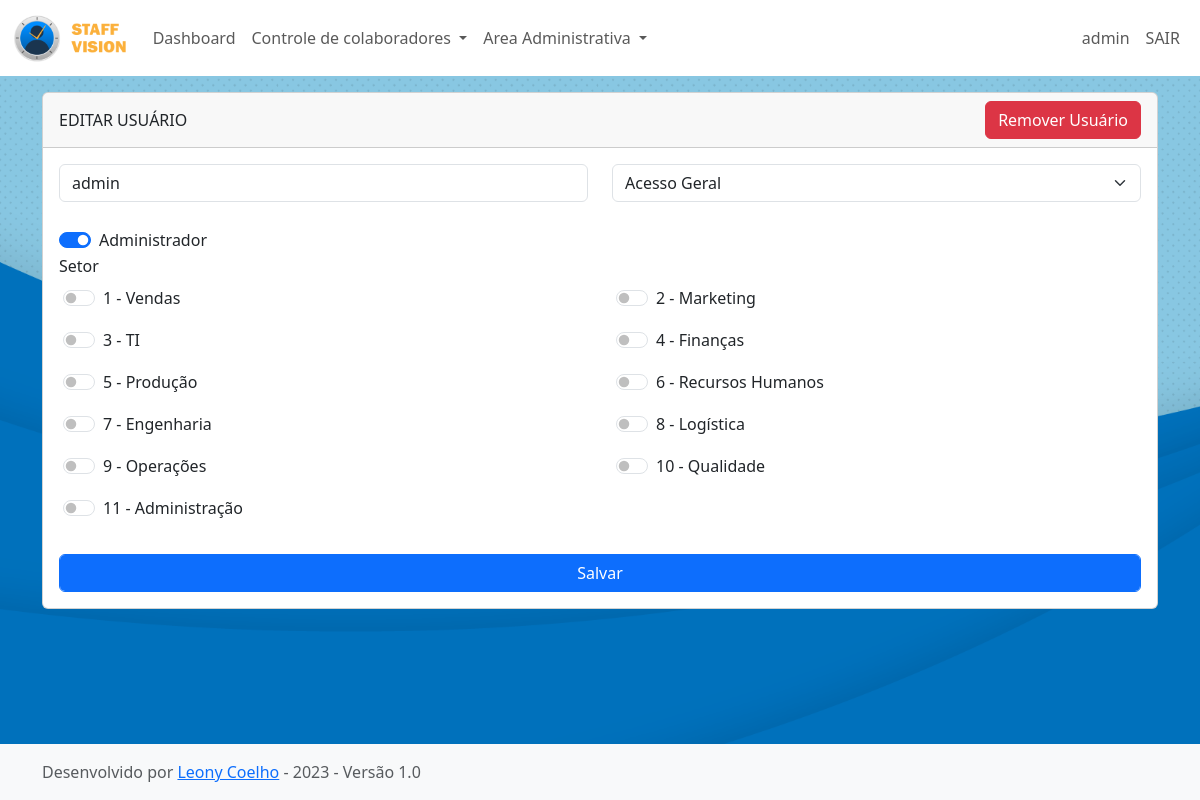
The app's page /users/edit_user/1/ (signed in) with its own data.
### app_staff_vision/models.py (models this page shows, shortened)
class CustomUser(models.Model):
    user = models.OneToOneField(User, null=True, on_delete=models.CASCADE)
    name = models.CharField(max_length=100, null=True)
    sector = models.ManyToManyField(Sector)
    preset = models.ManyToManyField(Dashboard_Presets)

class Dashboard_Presets(models.Model):
    preset_name = models.CharField(max_length=50)
    preset_sectors = models.ManyToManyField(Sector)

class Global_Settings(models.Model):
    establishment_title = models.CharField(max_length=50, default='Estabelecimento')
    sector_title = models.CharField(max_length=50, default='Setor')
    subSector_title = models.CharField(max_length=50, default='Subsetor')
    shift_title = models.CharField(max_length=50, default='Turno')
    position_title = models.CharField(max_length=50, default='Cargo')
    status_title = models.CharField(max_length=50, default='Status')
    theme = models.ManyToManyField(Theme)
    logo_image =  models.ImageField(upload_to='logos/uploaded_logo', null=True)
    bg_image =  models.ImageField(upload_to='bgs/uploaded_bgs', null=True)
    institution_name = models.CharField(max_length=60, default='Sua Empresa')

class Sector(models.Model):
    sector_name = models.CharField(max_length=50)

### app_staff_vision/views.py (the view, shortened to what this page needs)
# urls.py: path('users/edit_user/<int:id>/',views.edit_user, name='edit_user'),
@staff_member_required(login_url='/login/')
def edit_user(request, id):
    globalsettings = Global_Settings.objects.all().latest('id')
    sectors_list = Sector.objects.all()
    preset_list = Dashboard_Presets.objects.all()
    custom_user = get_object_or_404(CustomUser, id=id)
    context = {
        'globalsettings': globalsettings,
        'sectors_list': sectors_list,
        'custom_user': custom_user,
        'preset_list':preset_list,
    }
    return render(request, 'edit_user.html', context)

### app_staff_vision/templates/edit_user.html (shortened to what this page needs)
{% extends 'base.html' %}
{% block conteudo %}
{% load static %}
<div class="container">
    <div class="card custom-card mb-3">
        <div class="card-header d-flex justify-content-between align-items-center">
            Editar Usuário
            <button type="button" class="btn btn-danger" data-bs-toggle="modal" data-bs-target="#deleteUserModal">
                Remover Usuário
            </button>
        </div>
        <div class="card-body">
            <form class="from-group" action="{% url 'edit_user' custom_user.id %}" method="POST">
                <div class="customForm">
                    <div class="row">
                        <div class="col-6">
                            <input class="form-control " type="text" placeholder="Nome" name="name"
                                value="{{ custom_user.user.username }}">
                        </div>
                        <div class="col-6">
                            <select class="form-select" name="preset" id="preset" required>
                                {% for dashboard_preset in preset_list %}
                                <option value="{{ dashboard_preset.id }}" {% if custom_user.preset.all.0.id == dashboard_preset.id %}selected{% endif %}>
                                    {{ dashboard_preset.preset_name }}
                                </option>
                                {% endfor %}
                            </select>
                        </div>
                        <div class="form-check form-switch d-flex justify-content-between align-items-center">
                        </div>
                    </div>
                    <div class="row">
                        <div class="col-6">
                            <div class="row">
                                <div class="col-12">
                                    <div class="form-check form-switch">
                                        <input class="form-check-input" type="checkbox" name="is_staff"
                                        {% if custom_user.user.is_staff %}checked{% endif %} value="1">
                                        <label class="form-check-label">Administrador</label>
                                    </div>
                                </div>
                            </div>
                        </div>
                    </div>
                    <div class="row">
                        <div class="col-12">
                            <label>{{ globalsettings.sector_title }}</label>
                            <ul class="list-group" id="preset-list">
                                <div class="row">
                                    {% for sector in sectors_list %}
                                    <li class="list-group-item col-6"
                                        style="border: 0px; background-color: transparent;">
                                        <div
                                            class="form-check form-switch d-flex justify-content-between align-items-center">
                                            <div>
                                                <input class="form-check-input" type="checkbox"
                                                    name="selected_items_sector" value="{{ sector.id }}" {% if sector in custom_user.sector.all %} checked {% endif %}>
                                                <label class="form-check-label">
                                                    {{ sector.id }} - {{ sector.sector_name }}
                                                </label>
                                            </div>
                                        </div>
                                    </li>
                                    {% endfor %}
                                </div>
                            </ul>
                        </div>
                    </div>
                </div>
                <br>
                <input class="form-control btn btn-primary" type="submit" value="Salvar">
        </div>
    </div>
</div>
{% endblock %}

### app_staff_vision/templates/base.html (shortened to what this page needs)
{% load static %}
<!doctype html>
<html lang="en" class="h-100">
  <head>
    <link rel="stylesheet" type="text/css" href="{% static  globalsettings.theme.first.theme_url  %}"  />
    <link rel="stylesheet" type="text/css" href="{% static  'css/bootstrap.min.css'  %}"/>
    <link rel="stylesheet" type="text/css" href="{% static  'css/webfont.css'  %}"/>
    </head>
    {% if globalsettings.bg_image %}
    <body style="background-image: url('{{ globalsettings.bg_image.url }}'); background-size: cover; background-repeat: no-repeat;background-attachment: fixed;" class="d-flex flex-column h-100">
    {% else %}
    <body style="background-image: url('{% static 'img/bg.png' %}'); background-size: cover; background-repeat: no-repeat;background-attachment: fixed;" class="d-flex flex-column h-100">
    {% endif %}
        <nav class="navbar navbar-expand-lg customNavbar mb-3">
            <div class="container-fluid">
              <a class="navbar-brand" href="{% url 'dashboard' %}">
                {% if globalsettings.logo_image %}
                  <img src="{{ globalsettings.logo_image.url }}" alt="Logo" height="50px">
                  {% else %}
                  <img src="{% static 'img/logo.png' %}" alt="Logo" height="50px">
                {% endif %}
              </a>
              <div class="collapse navbar-collapse" id="navbarSupportedContent">
                <ul class="navbar-nav me-auto mb-2 mb-lg-0">
                  <li class="nav-item">
                    <a class="nav-link" aria-current="page" href="{% url 'dashboard' %}">Dashboard</a>
                  </li>
                  <li class="nav-item dropdown">
                    <a class="nav-link dropdown-toggle" href="#" id="workerDropdown" role="button" data-bs-toggle="dropdown" aria-expanded="false">
                      Controle de colaboradores
                    </a>
                  </li>
                  {% if request.user.is_staff %}
                  <li class="nav-item dropdown">
                    <a class="nav-link dropdown-toggle" href="#" id="admDropdown" role="button" data-bs-toggle="dropdown" aria-expanded="false">
                        Area Administrativa
                    </a>
                  </li>
                  {% endif %}
                </ul>
                <div class="d-flex">
                  <ul class="navbar-nav me-auto mb-2 mb-lg-0">
                    <li class="nav-item">
                        <a class="nav-link" href="#">{{user.customuser.name}}</a>
                      </li>
                      <li class="nav-item">
                        <a class="nav-link" href="{% url 'logout_view' %}">SAIR</a>
                      </li>
                    </ul>
                </div>
              </div>
            </div>
          </nav>
        {% block conteudo %}
        {% endblock %}
      </body>
      <footer class="footer mt-auto py-3 bg-light base-footer">
        <div class="container">
          <span class="text-muted">Desenvolvido por <a class="link-underline-opacity-0" href="https://github.com/LeonyCoelho">Leony Coelho</a> - 2023 - Versão 1.0</span>
        </div>
      </footer>
</html>

### app_staff_vision/static/css/default.css (style rules this page uses)
body { background-color: rgb(220, 227, 245); }
.customNavbar { color: rgba(0, 0, 0, 0.9); background-color: #fff !important; }
.nav-link { color: rgba(0, 0, 0, 0.9); }
.card-header { text-transform: uppercase; }
.list-group { border-radius: 0px; }
.btn-primary { border-color: rgba(0, 0, 0, 0.247); }

### records on screen
CustomUser: name "admin", preset "Acesso Geral", user_id "☑"
Global_Settings: sector_title "Setor"
Sector: id "1", sector_name "Vendas"
Sector: id "2", sector_name "Marketing"
Sector: id "3", sector_name "TI"
Sector: id "4", sector_name "Finanças"
Sector: id "5", sector_name "Produção"
Sector: id "6", sector_name "Recursos Humanos"
Sector: id "7", sector_name "Engenharia"
Sector: id "8", sector_name "Logística"
Sector: id "9", sector_name "Operações"
Sector: id "10", sector_name "Qualidade"
Sector: id "11", sector_name "Administração"

### other values on screen
{{ user.customuser.name }} "admin"
